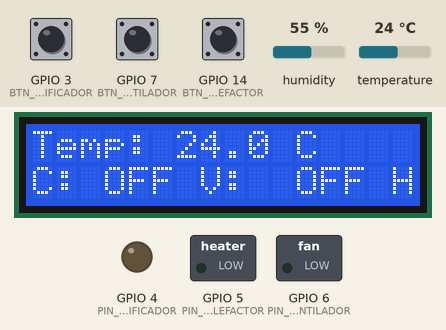
The program below on a simulated ESP32-S3. Shown: 16×2 character LCD, switched loads named in the program (green lamp = pin HIGH), output pins drawn as LEDs (lit = HIGH). Dashed ring = blinking. The inputs (shaded band) are chosen by the test bench; at power-on: GPIO 7 (BTN_VENTILADOR) HIGH, temperature 24 °C, GPIO 3 (BTN_HUMIDIFICADOR) HIGH, GPIO 14 (BTN_CALEFACTOR) HIGH, humidity 55 %. WiFi joins after 1.5 s; servers stay silent unless stated; what the program prints to the serial monitor is not drawn.

Above: at 4.8 s.
4.9 s: GPIO 7 (BTN_VENTILADOR) pulled LOW for 3.2 s
At 8.4 s:
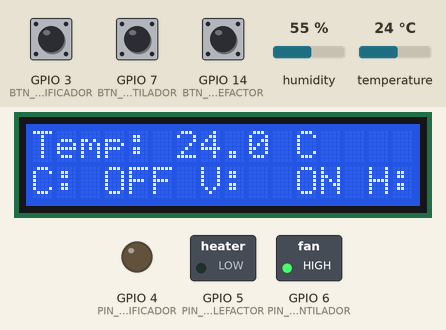
9.6 s: temperature set to 20.4 °C
At 10.4 s:
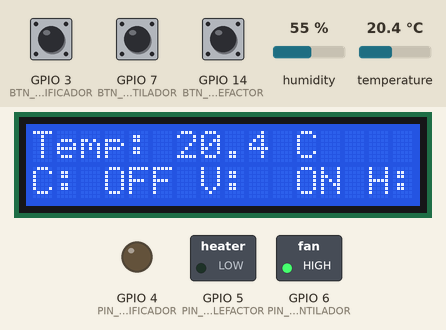
11.4 s: temperature set to 19.5 °C
At 13.0 s:
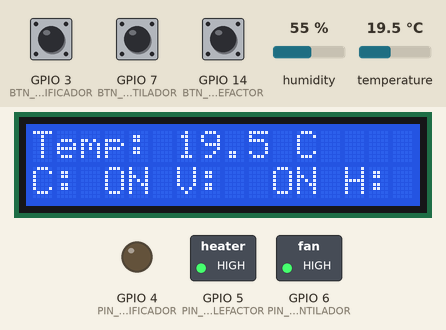
13.4 s: GPIO 3 (BTN_HUMIDIFICADOR) pulled LOW for 0.15 s
At 14.0 s:
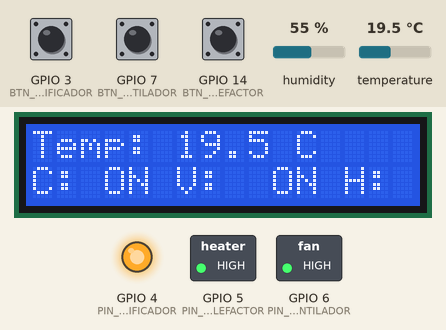
15.0 s: GPIO 14 (BTN_CALEFACTOR) pulled LOW for 0.15 s
At 16.2 s:
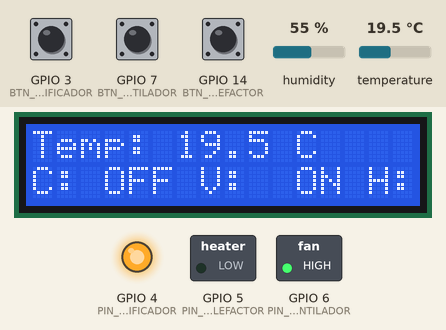
16.6 s: GPIO 7 (BTN_VENTILADOR) pulled LOW for 0.15 s
At 17.7 s:
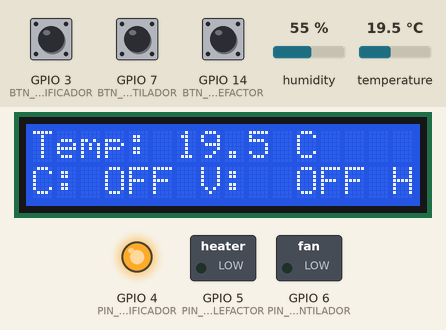
Timing chart, 0 to 19.2 s (numbered marks = the images above; inputs shaded):
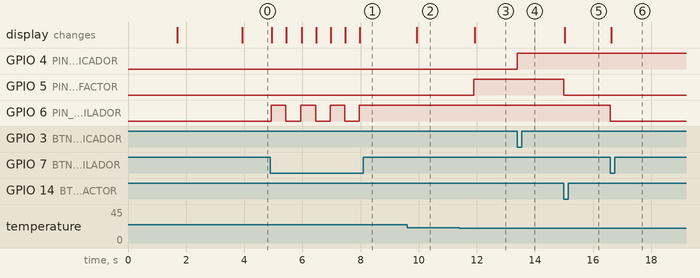

The program:

main.cpp
```cpp
// ==============================
//           main.cpp
// ==============================

// Este programa lee un valor analógico de un sensor (AHT10) y enciende o apaga un actuador
// dependiendo de si el valor supera un umbral definido.

// ======= Librerías ===========
#include <Arduino.h>
#include <Wire.h>
#include <Adafruit_AHTX0.h>
#include <LiquidCrystal_I2C.h>
#include "actuador.h"
#include "webservercontrol.h"
#include "sensor.h"
#include "display.h"
#include <WiFi.h>
#include <WebServer.h>

// ======= Definición de Pines =======
#define PIN_SDA 8
#define PIN_SCL 9
#define BTN_CALEFACTOR 14
#define BTN_HUMIDIFICADOR 3
#define BTN_VENTILADOR 7
#define PIN_CALEFACTOR 5
#define PIN_HUMIDIFICADOR 4
#define PIN_VENTILADOR 6

// ======= Direcciones I2C =======
#define LCD_ADDRESS 0x27
#define SENSOR_ADDRESS 0x38

// ======= Configuración WiFi =======
const char* ssid = "Nautilus";
const char* password = "20000Leguas";

// ======= Instancias de Objetos =======
Display pantalla(LCD_ADDRESS);
Sensor miSensor(PIN_SDA, PIN_SCL);
WebServerControl servidorWeb;

Actuador calefactor(PIN_CALEFACTOR);
Actuador humidificador(PIN_HUMIDIFICADOR);
Actuador ventilador(PIN_VENTILADOR);

// ======= Variables Globales =======
float temperatura = 0.0;
float humedad = 0.0;
bool modoManual[3] = {false, false, false}; // [calefactor, humidificador, ventilador]

unsigned long ultimaLectura = 0;
const long intervaloLectura = 1000;

unsigned long ultimaActualizacionLCD = 0;
const int intervaloActualizacionLCD = 300; // ms

// ========================================
//        Funciones Auxiliares
// ========================================

// Escanea el bus I2C y muestra los dispositivos encontrados
void escanearI2C() {
  Serial.println("\nEscaneando bus I2C...");
  byte dispositivos = 0;

  for (byte addr = 1; addr < 127; addr++) {
    Wire.beginTransmission(addr);
    byte error = Wire.endTransmission();

    if (error == 0) {
      Serial.printf("Dispositivo encontrado en: 0x%02X", addr);
      if (addr == SENSOR_ADDRESS) Serial.print(" (Sensor ATH10)");
      if (addr == LCD_ADDRESS) Serial.print(" (Pantalla LCD)");
      Serial.println();
      dispositivos++;
    }
  }
  if (dispositivos == 0){
     Serial.println("¡No se detectaron dispositivos I2C!");
  } else {
     Serial.printf("Total encontrados: %d\n\n", dispositivos);
  }
}


// Gestiona el cambio manual del estado de un actuador desde su botón
void actualizarModoManual(int boton, bool& modo, Actuador& actuador) {
  static unsigned long ultimoCambio[3] = {0, 0, 0};
  int indice = (&actuador == &calefactor) ? 0 : ((&actuador == &humidificador) ? 1 : 2);
  unsigned long ahora = millis();

  if(digitalRead(boton) == LOW && (ahora - ultimoCambio[indice]) > 500) {
    ultimoCambio[indice] = ahora;

    bool estadoAnterior = actuador.leer();
    actuador.leer() ? actuador.OFF() : actuador.ON();
    modo = true;

    // Actualización inmediata del LCD
    if(estadoAnterior != actuador.leer() && (ahora - ultimaActualizacionLCD) > intervaloActualizacionLCD) {
      pantalla.mostrarEstadosActuadores(calefactor.leer(),
                                      humidificador.leer(),
                                      ventilador.leer());
       ultimaActualizacionLCD = ahora;
    }

    Serial.printf("[Botón] %s cambiado a %s (MANUAL)\n",
                &actuador == &calefactor ? "Calefactor" :
                (&actuador == &humidificador ? "Humidificador" : "Ventilador"),
                actuador.leer() ? "ON" : "OFF");
  }
}

// Comprueba si el actuador en modo manual coincide con la lógica automática
// y lo devuelve a modo automático si es así
void verificarCoincidenciaAutomatica() {
  bool cambios = false;

  // Calefactor (20°C)
  bool deberiaEstar = temperatura < 20.0;
  if(modoManual[0] && calefactor.leer() == deberiaEstar) {
    modoManual[0] = false;
    cambios = true;
    Serial.println("[Modo] Calefactor → AUTO (coincide)");
  }

  // Humidificador (50%)
  deberiaEstar = humedad < 50.0;
  if(modoManual[1] && humidificador.leer() == deberiaEstar) {
    modoManual[1] = false;
    cambios = true;
    Serial.println("[Modo] Humidificador → AUTO (coincide)");
  }

  // Ventilador (28°C)
  deberiaEstar = temperatura > 28.0;
  if(modoManual[2] && ventilador.leer() == deberiaEstar) {
    modoManual[2] = false;
    cambios = true;
    Serial.println("[Modo] Ventilador → AUTO (coincide)");
  }

  if(cambios) {
    pantalla.mostrarEstadosActuadores(calefactor.leer(),humidificador.leer(),ventilador.leer());
  }
}

// ========================================
//               SETUP
// ========================================

void setup() {
  Serial.begin(115200);
  while(!Serial);

  // Inicialización I2C y escaneo
  Wire.begin(PIN_SDA, PIN_SCL);
  escanearI2C();

  // Inicialización LCD
  pantalla.begin();
  pantalla.mostrarMensaje(0, 0, "Iniciando sistema...");

  // Inicialización sensor
  miSensor.begin();

  if(!miSensor.estaConectado()) {
    Serial.println("[Error] Sensor AHT10 no detectado!");
    pantalla.mostrarMensaje(1, 0, "Error sensor AHT10");
    while(1);
  }
  Serial.println("[Sistema] Sensor AHT10 inicializado");

  // Inicialización WiFi
  Serial.print("[WiFi] Conectando a ");
  Serial.println(ssid);
  pantalla.mostrarMensaje(2, 0, "Conectando WiFi...");

  servidorWeb.comenzar(ssid, password);

  Serial.print("[WiFi] Conectado! IP: ");
  Serial.println(WiFi.localIP());
  pantalla.mostrarMensaje(2, 0, "WiFi OK          ");
  pantalla.mostrarMensaje(3, 0, "IP: " + WiFi.localIP().toString());

  // Configuración de pines
  pinMode(BTN_CALEFACTOR, INPUT_PULLUP);
  pinMode(BTN_HUMIDIFICADOR, INPUT_PULLUP);
  pinMode(BTN_VENTILADOR, INPUT_PULLUP);

  // Estado inicial de actuad
  calefactor.OFF();
  humidificador.OFF();
  ventilador.OFF();

  Serial.println("[Sistema] Inicialización completada\n");
  delay(2000);
}

// ========================================
//                LOOP
// ========================================

void loop() {
  // 1. Lectura periódica de sensores
  if (millis() - ultimaLectura >= intervaloLectura) {
    ultimaLectura = millis();

    temperatura = miSensor.leerTemperatura();
    humedad = miSensor.leerHumedad();

     pantalla.mostrarDatos(temperatura, humedad);

       // 2.Control automático de actuadores
    if(!modoManual[0]) temperatura < 20.0 ? calefactor.ON() : calefactor.OFF();
    if(!modoManual[1]) humedad < 50.0 ? humidificador.ON() : humidificador.OFF();
    if(!modoManual[2]) temperatura > 28.0 ? ventilador.ON() : ventilador.OFF();


     // 3. Comprobación de coincidencias para volver a modo automático
    verificarCoincidenciaAutomatica();

    // 4. Mostrar estado de actuadores
    pantalla.mostrarEstadosActuadores(calefactor.leer(), humidificador.leer(), ventilador.leer());


    //5. Actualizar servidor web
    servidorWeb.actualizarDatos(temperatura, humedad);

    servidorWeb.actualizarEstados(
  calefactor.leer(), modoManual[0],
  humidificador.leer(), modoManual[1],
  ventilador.leer(), modoManual[2]
);

 // 6.Debug por puerto serie
   Serial.println("\n--- ESTADO ACTUAL ---");
   Serial.printf("IP: %s\n", WiFi.localIP().toString().c_str());
    Serial.printf("Temp: %.1f°C | Hum: %.1f%%\n", temperatura, humedad);
    Serial.printf("Calefactor: %s (%s)\n",
                calefactor.leer() ? "ON" : "OFF",
                modoManual[0] ? "MANUAL" : "AUTO");
    Serial.printf("Humidificador: %s (%s)\n",
                humidificador.leer() ? "ON" : "OFF",
                modoManual[1] ? "MANUAL" : "AUTO");
    Serial.printf("Ventilador: %s (%s)\n",
                ventilador.leer() ? "ON" : "OFF",
                modoManual[2] ? "MANUAL" : "AUTO");
    Serial.println("---------------------");
  }

  // 7.Comprobación de botones manuales
  actualizarModoManual(BTN_CALEFACTOR, modoManual[0], calefactor);
  actualizarModoManual(BTN_HUMIDIFICADOR, modoManual[1], humidificador);
  actualizarModoManual(BTN_VENTILADOR, modoManual[2], ventilador);

  //8. Manejar peticiones web
  servidorWeb.manejarCliente();
}
```

WebServerControl.h
```cpp
//webservercontrol.h

#ifndef WEBSERVERCONTROL_H
#define WEBSERVERCONTROL_H

#include <WebServer.h>
#include <WiFi.h>

class WebServerControl {
public:
    WebServerControl();  // Constructor sin parámetros
    void comenzar(const char* ssid, const char* password);  // Configura WiFi
    bool estaConectado();
    void manejarCliente();                                  // Gestiona peticiones HTTP
    void actualizarDatos(float temperatura, float humedad); // Actualiza valores
    void actualizarEstados(bool cEstado, bool cManual,
                       bool hEstado, bool hManual,
                       bool vEstado, bool vManual);
private:
    WebServer servidor;
    float temperaturaActual;  // Almacena valores localmente
    float humedadActual;
    const char* _ssid;     // Guardar credenciales
    const char* _password;

    bool calefactorEstado, calefactorManual;
    bool humidificadorEstado, humidificadorManual;
    bool ventiladorEstado, ventiladorManual;
};
#endif
```

actuador.h
```cpp
//Actuador.h

#ifndef ACTUADOR_H
#define ACTUADOR_H

#include <Arduino.h>

class Actuador {
public:
    Actuador(int pin);
    void ON();
    void OFF();
    bool leer();  // Devuelve el estado actual (encendido/apagado)

private:
    int pinActuador;
    bool estado;
};

#endif
```

display.h
```cpp
// display.h
#ifndef DISPLAY_H
#define DISPLAY_H

#include <LiquidCrystal_I2C.h>

class Display {
public:
    Display(uint8_t lcd_addr = 0x27,uint8_t columnas = 20, uint8_t filas = 4);  // Constructor con dirección I2C (0x27 por defecto)
    void begin();                      // Inicialización del display
    void mostrarDatos(float temperatura, float humedad);  // Muestra datos en el LCD
    void mostrarMensaje(int fila, int columna, String texto);
    void mostrarEstadosActuadores(bool calefactor, bool humidificador, bool ventilador);
    void mostrarIP(String ip);
      private:
    LiquidCrystal_I2C lcd;  // Objeto LCD con interfaz I2C
    uint8_t columnas;       // Añadimos para almacenar las dimensiones
    uint8_t filas;
};

#endif
```

sensor.h
```cpp
// Sensor.h

#ifndef SENSOR_H
#define SENSOR_H

#include <Wire.h>
#include <Adafruit_AHTX0.h>

class Sensor {
  public:
    Sensor(int sdaPin, int sclPin);
    void begin();
    bool estaConectado() const;             // Para verificar conexión
    float leerTemperatura();
    float leerHumedad();

  private:
    int _sdaPin;
    int _sclPin;
    Adafruit_AHTX0 aht;
    bool sensorConectado = false; // Para verificar si el sensor está conectado
};

#endif
```

WebServerControl.cpp
```cpp
// WebServerControl.cpp

#include "WebServerControl.h"
#include <WebServer.h>
#include <WiFi.h>
#include <Arduino.h>


WebServerControl::WebServerControl() : servidor(80) {
    temperaturaActual = 0.0;
    humedadActual = 0.0;

    calefactorEstado = false;
    calefactorManual = false;
    humidificadorEstado = false;
    humidificadorManual = false;
    ventiladorEstado = false;
    ventiladorManual = false;
}


void WebServerControl::comenzar(const char* ssid, const char* password) {
    _ssid = ssid;
    _password = password;

    // Configura WiFi y rutas del servidor
    WiFi.begin(_ssid,_password);
    Serial.print("[WiFi] Conectando a ");
    Serial.println(_ssid);

    while (WiFi.status() != WL_CONNECTED) {
        delay(500);
        Serial.print(".");
    }

    Serial.println("\n[WiFi] Conectado. IP: " + WiFi.localIP().toString());

    servidor.on("/", HTTP_GET, [this]() {
        String htm1 = "<!DOCTYPE html><html><head><meta charset='UTF-8'>"
                      "<style>"
                      "body { font-family: Arial; background-color: #f0f8ff; color: #333; padding: 20px;max-width: 600px;margin: 0 auto; }"
                      "h1 { color: #2c3e50;text-align: center;}"
                      "h2 { color: #2980b9;text-align: center;  }"
                      "p { font-size: 18px;text-align: center; }"
                      ".dato { font-weight: bold; animation: cambioColor 2s infinite; }"
                      ".nombre { font-weight: bold; }"
                      "@keyframes cambioColor {"
                      "0% { color: #e74c3c; }"
                      "50% { color: #27ae60; }"
                      "100% { color: #e74c3c; }"
                      "}"
                      "</style></head><body>"
                      "<h1>Monitor del Invernadero</h1>"
                      "<p><span class='nombre'>Temperatura:</span> <span class='dato'>" + String(temperaturaActual, 2) + " &deg;C</span></p>"
                      "<p><span class='nombre'>Humedad:</span> <span class='dato'>" + String(humedadActual, 2) + " %</span></p>"
                      "<h2>Estado de los Actuadores</h2>"
                      "<p><span class='nombre'>Calefactor:</span> " + String(calefactorEstado ? "ON" : "OFF") + " (" + String(calefactorManual ? "Manual" : "Automatico") + ")</p>"
                      "<p><span class='nombre'>Humidificador:</span> " + String(humidificadorEstado ? "ON" : "OFF") + " (" + String(humidificadorManual ? "Manual" : "Automatico") + ")</p>"
                      "<p><span class='nombre'>Ventilador:</span> " + String(ventiladorEstado ? "ON" : "OFF") + " (" + String(ventiladorManual ? "Manual" : "Automatico") + ")</p>"
                      "</body></html>";

        servidor.send(200, "text/html", htm1);
    });

    servidor.begin();
    Serial.println("[WebServer] Servidor HTTP iniciado.");
}

bool WebServerControl::estaConectado() {
    return WiFi.status() == WL_CONNECTED;
}

void WebServerControl::manejarCliente() {
    servidor.handleClient();
}

void WebServerControl::actualizarDatos(float temperatura, float humedad) {
    temperaturaActual = temperatura;
    humedadActual = humedad;
    Serial.print("[WebServer] Datos actualizados.");
}


void WebServerControl::actualizarEstados(bool cEstado, bool cManual,
                                         bool hEstado, bool hManual,
                                         bool vEstado, bool vManual) {
    calefactorEstado = cEstado;
    calefactorManual = cManual;
    humidificadorEstado = hEstado;
    humidificadorManual = hManual;
    ventiladorEstado = vEstado;
    ventiladorManual = vManual;
}
```

actuador.cpp
```cpp
// Actuador.cpp

#include "actuador.h"

Actuador::Actuador(int pin) {
    pinActuador = pin;
    estado = false;
    pinMode(pinActuador, OUTPUT);
    digitalWrite(pinActuador, LOW); // Asegurarse de que empiece apagado
}

void Actuador::ON() {
    digitalWrite(pinActuador, HIGH);
    estado = true;
}

void Actuador::OFF() {
    digitalWrite(pinActuador, LOW);
    estado = false;
}

bool Actuador::leer() {
    return estado;
}
```

display.cpp
```cpp
// display.cpp
#include "display.h"
#include <Arduino.h>
#include <Wire.h>

// Constructor - Configura LCD I2C (20x4)
Display::Display(uint8_t lcd_addr, uint8_t columnas, uint8_t filas)
: lcd(lcd_addr, columnas, filas), columnas(columnas), filas(filas) {
}  // Usa LiquidCrystal_I2C

void Display::begin() {
  Wire.begin();      // Inicia I2C
  lcd.init();          // Inicializa el LCD
  lcd.backlight();     // Enciende retroiluminación
  lcd.clear();
   // Mensaje de inicio centrado
    String mensaje = "Sistema Inicio";
    int espacio = (columnas - mensaje.length()) / 2;
    espacio = max(0, espacio); // Asegura que no sea negativo

    lcd.setCursor(espacio, 0);
    lcd.print(mensaje);

    #ifdef ARDUINO
    Serial.println("[LCD] Inicializado correctamente");
    Serial.printf("Tamaño: %dx%d\n", columnas, filas);
    #endif
}

void Display::mostrarDatos(float temperatura, float humedad) {
    // Línea 1: Temperatura
    lcd.setCursor(0, 0);
    lcd.print("Temp: ");
    lcd.print(temperatura, 1);
    lcd.print(" C");
    // Limpia el resto de la línea
    for(int i = String(temperatura, 1).length() + 7; i < columnas; i++) {
        lcd.print(' ');
    }


    // Línea 2: Humedad
    lcd.setCursor(0, 1);
    lcd.print("    Hum:  ");
    lcd.print(humedad, 1);
    lcd.print(" %");
    // Limpia el resto de la línea
    for(int i = String(humedad, 1).length() + 7; i < columnas; i++) {
        lcd.print(' ');
    }
}
void Display::mostrarMensaje(int fila, int columna, String texto) {
    // Validación de posición
    fila = constrain(fila, 0, this->filas-1);
    columna = constrain(columna, 0, this->columnas-1);

    lcd.setCursor(columna, fila);
    lcd.print(texto);

    // Limpieza del resto de la línea
    int remaining = columnas - (columna + texto.length());
    if(remaining > 0) {
        for(int i = 0; i < remaining; i++) {
            lcd.print(' ');
        }
    }

    #ifdef ARDUINO
    Serial.printf("[LCD] Mensaje en (%d,%d): ", fila, columna);
    Serial.println(texto);
    #endif
}

void Display::mostrarEstadosActuadores(bool calefactor, bool humidificador, bool ventilador) {
    if(filas >= 3) {
        // Para displays con 3+ filas (20x4)
        lcd.setCursor(0, 2);
        lcd.print("C: ");
        lcd.print(calefactor ? "ON " : "OFF ");
        lcd.print("V:  ");
        lcd.print(ventilador ? "ON " : "OFF ");
        lcd.print("H: ");
        lcd.print(humidificador ? "ON " : "OFF ");
        for(int i = 16; i < columnas; i++) lcd.print(' ');
    }
  }
       void Display::mostrarIP(String ip) {
    // Fila 4: Dirección IP
    lcd.setCursor(0, 3);
    lcd.print("IP:");
    lcd.print(ip.substring(0, columnas-3)); // Asegura que no desborde

    // Limpieza de residuales
    for(int i = ip.length()+3; i < columnas; i++) lcd.print(' ');

  }
```

Source omitted: sensor.cpp (1218 bytes)

Measured:
- the behaviour switches between 20 and 19.9 °C on temperature (found by bisection; images 2 and 3)
- after the input at 4.9 s, GPIO 6 (PIN_VENTILADOR): alternates HIGH for 0.50 s and LOW for 0.50 s, 7 changes in all, then stays HIGH, starting at once; the display: changes after 0.05 s (image 1)
- after the input at 9.6 s, the display: changes after 0.33 s (image 2)
- after the input at 11.4 s, GPIO 5 (PIN_CALEFACTOR): LOW → HIGH after 0.49 s; the display: changes after 0.53 s (image 3)
- after the input at 13.4 s, GPIO 4 (PIN_HUMIDIFICADOR): LOW → HIGH at once
- after the input at 15.0 s, GPIO 5 (PIN_CALEFACTOR): HIGH → LOW at once; the display: changes at once (image 5)
- after the input at 16.6 s, GPIO 6 (PIN_VENTILADOR): HIGH → LOW at once; the display: changes at once (image 6)
